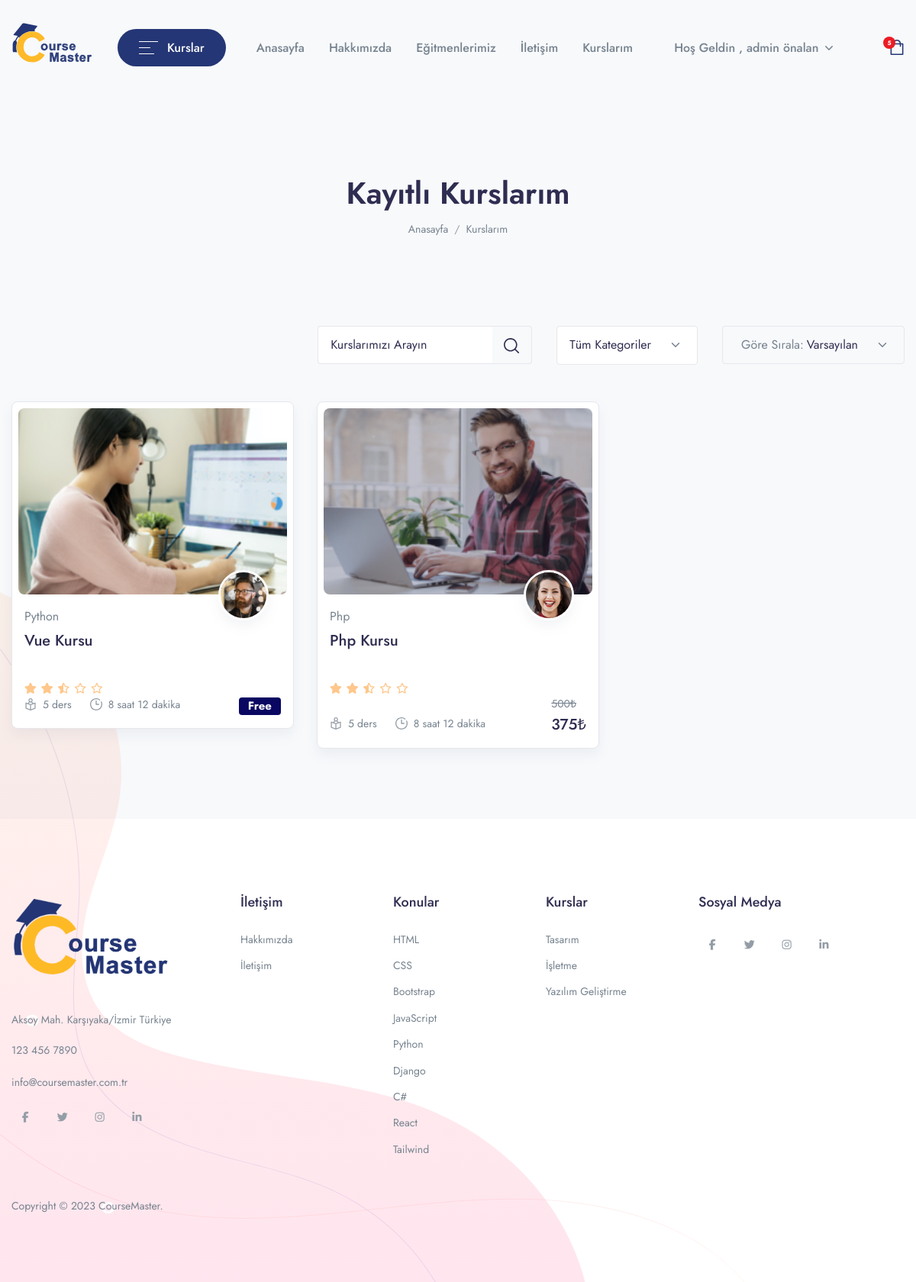
The app's page /my-course (signed in), older data.
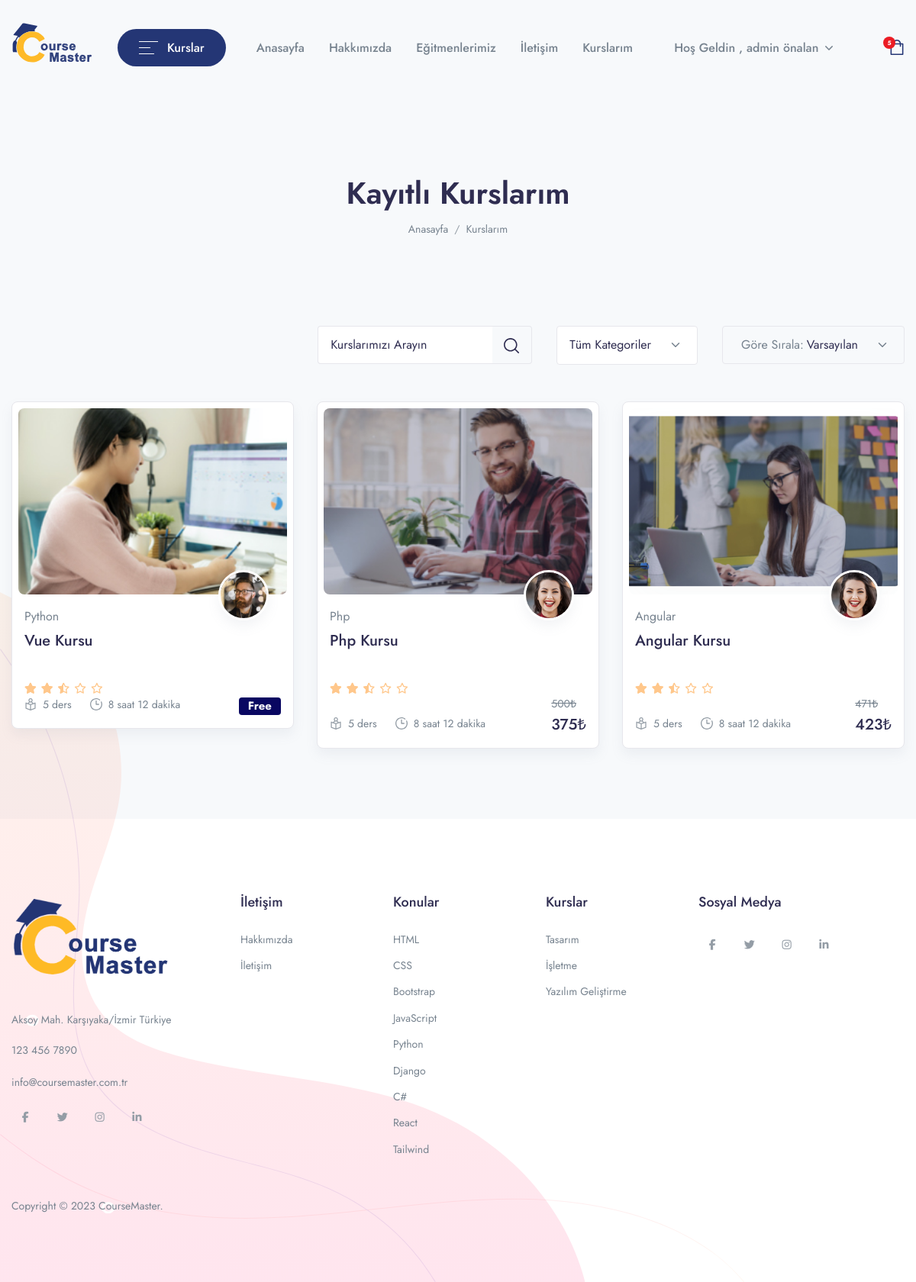
The same page, newer data.
### app/models.py (models this page shows, shortened)
class UserCource(models.Model):
    user=models.ForeignKey(User,on_delete=models.CASCADE)
    course=models.ForeignKey(Course,on_delete=models.CASCADE)
    paid=models.BooleanField(default=0)
    date=models.DateTimeField(auto_now_add=True)

class Course(models.Model):
    STATUS = (
        ('PUBLISH','PUBLISH'),
        ('DRAFT','DRAFT'),
    )
    featured_image = models.ImageField(upload_to="Media/featured_img",null=True)
    featured_video = models.CharField(max_length = 300, null=True)
    title = models.CharField(max_length=500)
    created_at = models.DateField(auto_now_add=True)
    author = models.ForeignKey(Author,on_delete=models.CASCADE,null=True)
    category =models.ForeignKey(Categories,on_delete=models.CASCADE)
    level=models.ForeignKey(Level,on_delete=models.CASCADE,null=True)
    description = models.TextField()
    price = models.IntegerField(null=True,default=0)
    discount = models.IntegerField(null=True)
    language=models.ForeignKey(Language,on_delete=models.CASCADE,null=True)
    Deadline=models.CharField(max_length=100,null=True)
    slug = models.SlugField(default='',max_length=500,null=True,blank=True)
    status=models.CharField(choices=STATUS,max_length=100,null=True)
    Certificate=models.CharField(null=True,max_length=100)

class Author(models.Model):
    author_profile = models.ImageField(upload_to="Media/author")
    name = models.CharField(max_length=100, null=True)
    about_author = models.TextField()

class Categories(models.Model):
    icon = models.CharField(max_length=200,null=True)
    name = models.CharField(max_length=200)

### CourseMasterApp/views.py (the view)
# urls.py: path('my-course',views.MY_COURSE,name='my_course'),
def MY_COURSE(request):
    course = UserCource.objects.filter(user = request.user)
    context = {
        'course': course
    }
    return render(request, 'course/my-course.html',context)

### app/templatetags/course_tags.py (called while the page is built)
@register.simple_tag
def discount_calculation(price,discount):
    if discount is None or discount == 0:
        return price
    sellprice = price
    sellprice = price - (price * discount/100)
    return math.floor(sellprice)

### templates/course/my-course.html (shortened to what the changed rows need)
{% extends 'base.html' %}
{% load course_tags %}
{%block content %}
<header class="py-8 py-md-11" style="background-image: none">
  <div class="container text-center py-xl-2">
    <h1 class="display-4 fw-semi-bold mb-0">Kayıtlı Kurslarım</h1>
  </div>
</header>
<div class="container pb-4 pb-xl-7">
  <div class="row row-cols-md-2 row-cols-xl-3 mb-6 mb-xl-3">
    {% for i in course %}
    <div
      class="col-md pb-4 pb-md-7"
    >
      <div class="card border shadow p-2 rounded-lg sk-fade">
        <div class="card-zoom position-relative">
          <a
            href="{{i.get_absolute_url}}"
            class="card-img sk-thumbnail img-ratio-9 d-block"
          >
            <img
              class="rounded shadow-light-lg"
              src="{{i.course.featured_image}}"
              alt="..."
            />
          </a>
        </div>
        <div class="card-footer px-2 pb-2 mb-1 pt-4 position-relative">
          <a href="{{i.get_absolute_url}}" class="d-block">
            <div
              class="avatar avatar-xl badge-float position-absolute top-0 right-0 mt-n6 me-5 rounded-circle shadow border border-white border-w-lg"
            >
              <img
                src="{{i.course.author.author_profile}}"
                alt="..."
                class="avatar-img rounded-circle"
              />
            </div>
          </a>
          <a href="course-single-v5.html"
            ><span class="mb-1 d-inline-block text-gray-800"
              >{{i.course.category.name}}</span
            ></a
          >
          <div class="position-relative">
            <a href="{{i.get_absolute_url}}" class="d-block stretched-link">
              <h4
                class="line-clamp-2 h-md-48 h-lg-58 me-md-6 me-lg-10 me-xl-4 mb-2"
              >
                {{i.course.title}}
              </h4>
            </a>
            <div class="d-lg-flex align-items-end flex-wrap mb-n1">
              <div class="star-rating mb-2 mb-lg-0 me-lg-3">
                <div class="rating" style="width: 50%"></div>
              </div>
            </div>
            <div class="row mx-n2 align-items-end">
              <div class="col px-2">
                <ul class="nav mx-n3">
                  <li class="nav-item px-3">
                    <div class="d-flex align-items-center">
                      <div class="me-2 d-flex icon-uxs text-secondary">
                      </div>
                      <div class="font-size-sm">5 ders</div>
                    </div>
                  </li>
                  <li class="nav-item px-3">
                    <div class="d-flex align-items-center">
                      <div class="me-2 d-flex icon-uxs text-secondary">
                      </div>
                      <div class="font-size-sm">8 saat 12 dakika</div>
                    </div>
                  </li>
                </ul>
              </div>
              {% if i.course.price == 0 %}
              <div class="col-auto px-2 text-right">
                <ins class="h4 mb-0 d-block mb-lg-n1">
                  <span class="badge badge-primary">Free</span>
                </ins>
              </div>
              {% else %}
              <div class="col-auto px-2 text-right">
                <del class="font-size-sm">{{i.course.price}}₺</del>
                <ins class="h4 mb-0 d-block mb-lg-n1">{% discount_calculation i.course.price i.course.discount %}₺</ins>
              </div>
              {% endif %}
            </div>
          </div>
        </div>
      </div>
    </div>
    {% endfor %}
  </div>
</div>
{% endblock %}

Row changes from the older to the newer data that the page shows:
added UserCource: course.featured_image (picture), course.author.author_profile (picture), course.category.name "Angular", course "Angular Kursu", course.price "471", course.discount "423"
